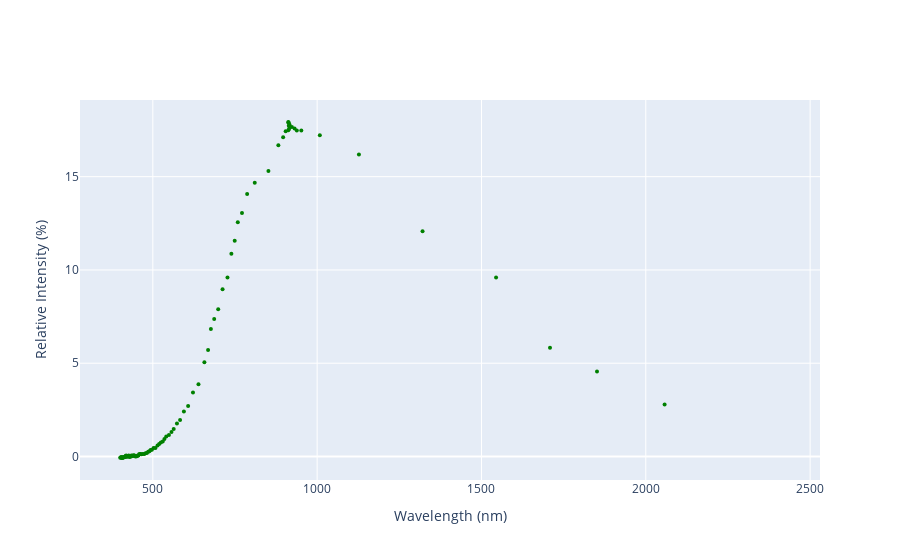

The cell this chart's notebook holds for it:
### Markdown cell above
### Graficamos la Intensidad Relativa vs Longitud de Onda (nm) usando la columna 23

### Code cell
import plotly

import plotly.graph_objects as go
import plotly.offline as pyo
from plotly.offline import init_notebook_mode
 
init_notebook_mode(connected=True)
import numpy as np
n = 0
for col in sheet.iter_cols(values_only=True):
  n += 1
  if n == 38: X = col
  elif n == 30: Y = col
fig = go.Figure(data=go.Scatter(x=X, y=Y, mode='lines+markers',marker=dict(color='green',symbol='circle', size=4,)))
fig.update_layout(xaxis_title="Wavelength (nm)",yaxis_title="Relative Intensity (%)")
fig.show()

### Figure 1 — Plotly figure (JSON) as saved in the notebook; plotly's stock layout.template omitted (floating-point values rounded to 4 significant figures; data arrays with more than 128 entries replaced by an {"elided": "..."} marker saying what was removed)
{"data": [{"marker": {"color": "green", "size": 4, "symbol": "circle"}, "mode": "lines+markers", "type": "scatter", "x": {"elided": "1212 mixed values"}, "y": {"elided": "1212 mixed values"}}], "layout": {"autosize": true, "xaxis": {"autorange": true, "range": [280.6, 2528.0], "title": {"text": "Wavelength (nm)"}, "type": "linear"}, "yaxis": {"autorange": true, "range": [-1.465, 19.32], "title": {"text": "Relative Intensity (%)"}, "type": "linear"}}}
